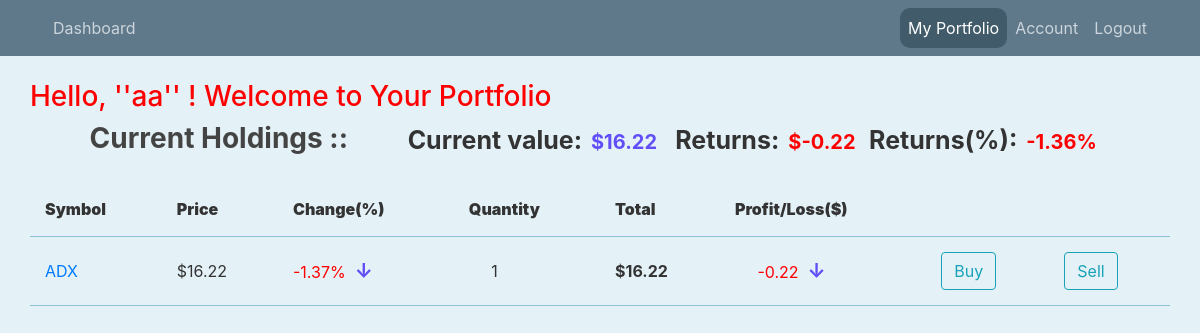
/portfolio (signed in), run on an earlier commit of the app's database.
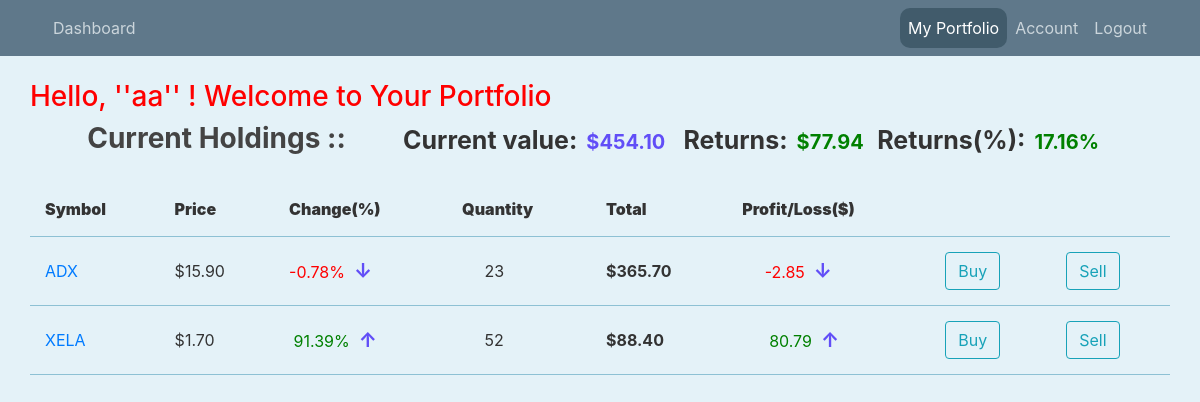
And on a later commit of the database.
### stockchart/models.py (models this page shows, shortened)
class Stock(db.Model):
    id = db.Column(db.Integer,primary_key=True,autoincrement=True)
    symbol = db.Column(db.String(10),nullable=False)
    price = db.Column(db.String(100),nullable=False)
    percent_change = db.Column(db.Text,nullable = False)
    name = db.Column(db.Text,nullable = False)
    change = db.Column(db.Text,nullable = False)

### stockchart/routes.py (the view)
@login_required
@app.route("/portfolio",methods=['GET'])
def portfolio():
    if current_user.is_authenticated:
        user_stocks = []
        if(current_user.stocks != '.'):
            user_stocks = list(int(i) for i in current_user.stocks[1:-1].split('.'))
        stocks = []
        stock_ids = set(user_stocks)
        for stock_id in stock_ids:
            map = {}
            stock = Stock.query.get_or_404(stock_id)
            map['symbol'] = stock.symbol
            map['price'] = stock.price
            map['percent_change'] = stock.percent_change
            map['count'] = user_stocks.count(stock_id)
            map['id'] = stock_id
            total = "{:.2f}".format(float(stock.price)*user_stocks.count(stock_id))
            map['total']=total
            pro_loss = format(float(total)*(float(stock.percent_change)/100),'.2f')
            map['pro_loss'] = pro_loss
            stocks.append(map)
        current_value = 0
        return_value = 0
        for map in stocks:
            current_value += float(map['total'])
            return_value += float(map['pro_loss'])
        return_percent = str(format((return_value/current_value)*100,'.2f'))
        current_value = format(current_value,'.2f')
        return_value = str(format(return_value,'.2f'))
        no_of_stocks = len(stocks)
        return render_template('portfolio.html',stocks=stocks,no_of_stocks=no_of_stocks,current_value=current_value,return_value=return_value,return_percent=return_percent)
    else:
        return redirect(url_for('login'))

### stockchart/models.py (called while the page is built)
@login_manager.user_loader
def load_user(user_id):
    return User.query.get(int(user_id))

### stockchart/templates/portfolio.html
{% extends 'layout.html' %}
{% block content %}
        <marquee><h3 style="color: red;"> Hello, ''{{ current_user.username }}'' ! Welcome to Your Portfolio</h3></marquee>
        <div class="box">
          <div class="box1">
            <h3><b>Current Holdings ::</b></h3>
          </div>
          <div class="innerbox">
          <tr>
            <th><b class="hold">Current value:</b>&nbsp;&nbsp;<span>${{ current_value}} </span>&nbsp;&nbsp;</th>
            {%if return_value[0] != '-'%}
            <th><b class="hold">Returns:</b>&nbsp;&nbsp;<span class="profit">${{ return_value}}</span>&nbsp;&nbsp;</th>
            {%else%}
            <th><b class="hold">Returns:</b>&nbsp;&nbsp;<span class="loss">${{ return_value}}</span>&nbsp;&nbsp;</th>
            {%endif%}
            {%if return_percent[0] != '-'%}
            <th><b class="hold">Returns(%):</b>&nbsp;&nbsp;<span class="profit">{{ return_percent}}% </span>&nbsp;&nbsp;</th>
            {%else%}
            <th><b class="hold">Returns(%):</b>&nbsp;&nbsp;<span class="loss">{{ return_percent}}% </span>&nbsp;&nbsp;</th>
            {%endif%}
          </tr>
        </div>
        </div>
        <table style="width: 100%;">
          <thead style="height: 50px;">
            <th><b>Symbol</b></th>
            <th><b>Price</b></th>
            <th><b>Change(%)</b></th>
            <th><b>Quantity</b></th>
            <th><b>Total</b></th>
            <th><b>Profit/Loss($)</b></th>
          </thead>
          {%for stock in stocks%}
          <tr>
          <td><a href="{{url_for('stock',stock_id=stock.id)}}">{{ stock.symbol }}</a></td>
          <td>${{ stock.price }}</td>
          {%if stock.percent_change[0] != '-'%}
          <td class="profit">&nbsp;{{ stock.percent_change }}%&nbsp;&nbsp;<span>&#8593;</span></td>
          {%else%}
          <td class="loss">{{ stock.percent_change }}%&nbsp;&nbsp;<span>&#8595;</span></td>
          {%endif%}
          <td>&nbsp;&nbsp;&nbsp;&nbsp;&nbsp;{{ stock.count }}</td>
          <td><b>${{  stock.total }}</b></td>
          {%if stock.percent_change[0] != '-'%}
          <td class="profit">&nbsp;&nbsp;&nbsp;&nbsp;&nbsp;&nbsp;{{ stock.pro_loss }}&nbsp;&nbsp;<span>&#8593;</span></td>
          {%else%}
          <td class="loss">&nbsp;&nbsp;&nbsp;&nbsp;&nbsp;{{ stock.pro_loss }}&nbsp;&nbsp;<span>&#8595;</span></td>
          {%endif%}
          {%if current_user.is_authenticated%}
          <td><a href="{{url_for('buy_stock',stock_id=stock.id)}}"><button class='btn btn-outline-info'>Buy</button></a></td>
          <td><a href="{{url_for('sell_stock',stock_id=stock.id)}}"><button class='btn btn-outline-info'>Sell</button></a></td>
          {%endif%}
          </tr>
          {%endfor%}
        </table>
{% endblock content %}

What changed in the data, as far as the page shows it:
changed Stock "ADX": price "16.22" → "15.90"; percent_change "-1.37" → "-0.78"; count "1" → "23"; total "16.22" → "365.70"; pro_loss "-0.22" → "-2.85"
now on this page (row edited): Stock: symbol "XELA", price "1.70", percent_change "91.39", count "52", total "88.40", pro_loss "80.79"
Also different on the page:
{{ current_value }}: "16.22" → "454.10"
{{ return_value }}: (not shown) → "77.94"
{{ return_percent }}: (not shown) → "17.16"
{{ return_value }}: "-0.22" → (not shown)
{{ return_percent }}: "-1.36" → (not shown)
